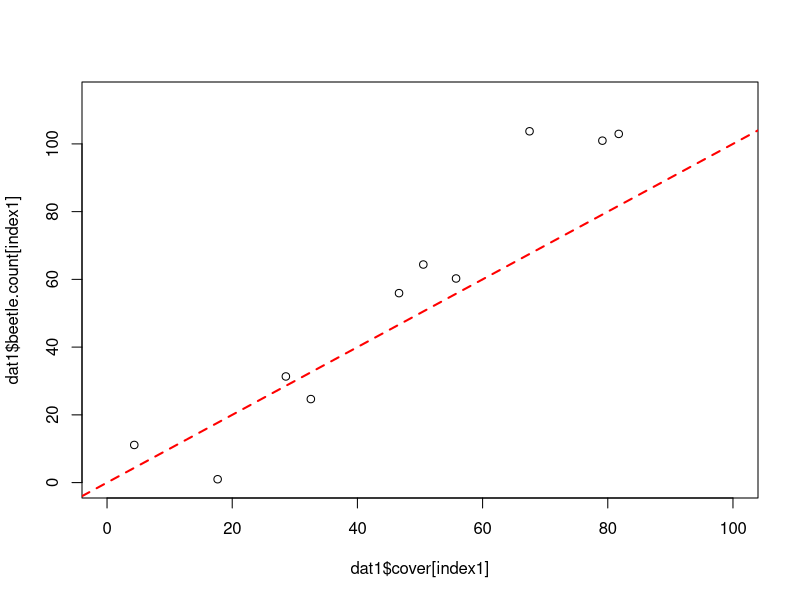
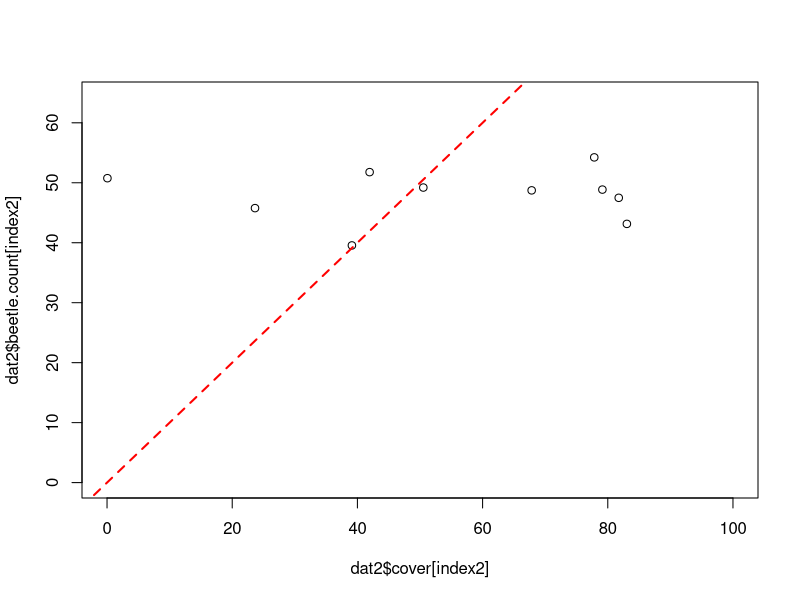

Recreate these plots in R, in order.
## ---- chunk 1
knitr::opts_chunk$set(echo = TRUE)
## ---- chunk 2
dat1 = read.csv("BeetleCover.Study1.csv",colClasses = c("character","numeric","numeric"))
dat2 = read.csv("BeetleCover.Study2.csv",colClasses = c("character","numeric","numeric"))
## ---- chunk 3
index1=which(!is.na(dat1$beetle.count))
plot(dat1$cover[index1],dat1$beetle.count[index1],xlim=c(0,100),
     ylim=c(0,max(dat1$beetle.count[index1]+10)))
abline(a = 0, b = 1, col = "red", lty = 2, lwd = 2)
cor(dat1$cover[index1],dat1$beetle.count[index1])
## ---- chunk 4
index2=which(!is.na(dat2$beetle.count))
plot(dat2$cover[index2],dat2$beetle.count[index2],xlim=c(0,100),
     ylim=c(0,max(dat2$beetle.count[index2]+10)))
abline(a = 0, b = 1, col = "red", lty = 2, lwd = 2)
cor(dat2$cover[index2],dat2$beetle.count[index2])
## ---- chunk 5
mu.x = mean(dat1$cover)
r = sum(dat1$beetle.count[index1])/sum(dat1$cover[index1])
pop.mean = r * mu.x
pop.mean
## ---- chunk 6
n=length(dat1$beetle.count[index1])
sample.var = 1/(n-1) * sum((dat1$beetle.count[index1]-r*dat1$cover[index1])^2)
N=nrow(dat1)
population.mean.var = (N-n)/N * (sample.var/n)
population.mean.var
## ---- chunk 7
pop.mean = mean(dat1$beetle.count,na.rm=TRUE)
pop.mean
## ---- chunk 8

sample.var = var(dat1$beetle.count[index1])
N=nrow(dat1)
population.mean.var = (N-n)/N * (sample.var/n)
population.mean.var
## ---- chunk 9
pop.mu.est = mean(dat2$beetle.count[index2])
pop.mu.est
## ---- chunk 10
sampl.var = var(dat2$beetle.count[index2])
var.pop.mu = (N-n)/N * sampl.var/n
var.pop.mu
